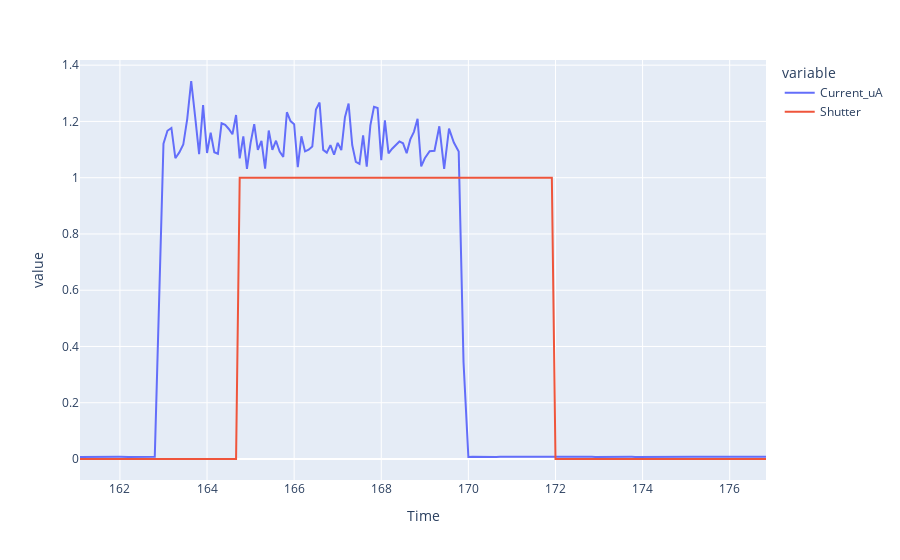

Notebook code for this chart:
### Code cell
px.line(df.loc[df["Wavelength"] == 350], "Time", ["Current_uA", "Shutter"])

### Figure 1 — Plotly figure (JSON) as saved in the notebook; plotly's stock layout.template omitted (floating-point values rounded to 4 significant figures; data arrays with more than 128 entries replaced by an {"elided": "..."} marker saying what was removed)
{"data": [{"hovertemplate": "variable=Current_uA<br>Time=%{x}<br>value=%{y}<extra></extra>", "legendgroup": "Current_uA", "line": {"color": "#636efa", "dash": "solid"}, "marker": {"symbol": "circle"}, "mode": "lines", "name": "Current_uA", "orientation": "v", "showlegend": true, "type": "scatter", "x": {"elided": "178 float values"}, "xaxis": "x", "y": {"elided": "178 float values"}, "yaxis": "y"}, {"hovertemplate": "variable=Shutter<br>Time=%{x}<br>value=%{y}<extra></extra>", "legendgroup": "Shutter", "line": {"color": "#EF553B", "dash": "solid"}, "marker": {"symbol": "circle"}, "mode": "lines", "name": "Shutter", "orientation": "v", "showlegend": true, "type": "scatter", "x": {"elided": "178 float values"}, "xaxis": "x", "y": {"elided": "178 int values"}, "yaxis": "y"}], "layout": {"legend": {"title": {"text": "variable"}, "tracegroupgap": 0}, "margin": {"t": 60}, "xaxis": {"anchor": "y", "domain": [0, 1], "title": {"text": "Time"}}, "yaxis": {"anchor": "x", "domain": [0, 1], "title": {"text": "value"}}}}
